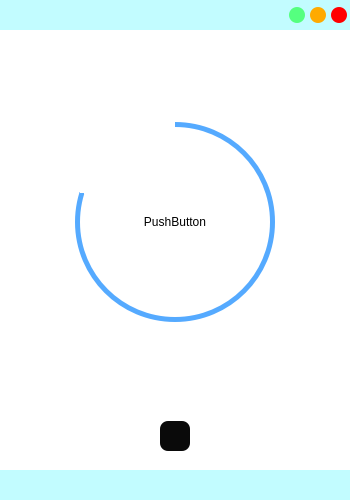
<?xml version="1.0" encoding="UTF-8"?>
<ui version="4.0">
 <class>Timer</class>
 <widget class="QWidget" name="Timer">
  <property name="geometry">
   <rect>
    <x>0</x>
    <y>0</y>
    <width>350</width>
    <height>500</height>
   </rect>
  </property>
  <property name="sizePolicy">
   <sizepolicy hsizetype="Fixed" vsizetype="Fixed">
    <horstretch>0</horstretch>
    <verstretch>0</verstretch>
   </sizepolicy>
  </property>
  <property name="minimumSize">
   <size>
    <width>350</width>
    <height>500</height>
   </size>
  </property>
  <property name="maximumSize">
   <size>
    <width>350</width>
    <height>500</height>
   </size>
  </property>
  <property name="windowTitle">
   <string>Form</string>
  </property>
  <layout class="QVBoxLayout" name="verticalLayout">
   <property name="spacing">
    <number>0</number>
   </property>
   <property name="leftMargin">
    <number>0</number>
   </property>
   <property name="topMargin">
    <number>0</number>
   </property>
   <property name="rightMargin">
    <number>0</number>
   </property>
   <property name="bottomMargin">
    <number>0</number>
   </property>
   <item>
    <widget class="QFrame" name="frame">
     <property name="maximumSize">
      <size>
       <width>16777215</width>
       <height>30</height>
      </size>
     </property>
     <property name="styleSheet">
      <string notr="true">background-color: rgb(194, 252, 255);</string>
     </property>
     <property name="frameShape">
      <enum>QFrame::NoFrame</enum>
     </property>
     <property name="frameShadow">
      <enum>QFrame::Plain</enum>
     </property>
     <layout class="QHBoxLayout" name="horizontalLayout_2">
      <property name="spacing">
       <number>0</number>
      </property>
      <property name="leftMargin">
       <number>0</number>
      </property>
      <property name="topMargin">
       <number>0</number>
      </property>
      <property name="rightMargin">
       <number>0</number>
      </property>
      <property name="bottomMargin">
       <number>0</number>
      </property>
      <item>
       <widget class="QFrame" name="frame_4">
        <property name="frameShape">
         <enum>QFrame::NoFrame</enum>
        </property>
        <property name="frameShadow">
         <enum>QFrame::Plain</enum>
        </property>
        <layout class="QHBoxLayout" name="horizontalLayout">
         <property name="spacing">
          <number>5</number>
         </property>
         <property name="leftMargin">
          <number>0</number>
         </property>
         <property name="topMargin">
          <number>0</number>
         </property>
         <property name="rightMargin">
          <number>3</number>
         </property>
         <property name="bottomMargin">
          <number>0</number>
         </property>
         <item>
          <spacer name="horizontalSpacer">
           <property name="orientation">
            <enum>Qt::Horizontal</enum>
           </property>
           <property name="sizeHint" stdset="0">
            <size>
             <width>160</width>
             <height>20</height>
            </size>
           </property>
          </spacer>
         </item>
         <item>
          <widget class="QPushButton" name="Btn_minimaize">
           <property name="sizePolicy">
            <sizepolicy hsizetype="Expanding" vsizetype="Expanding">
             <horstretch>0</horstretch>
             <verstretch>0</verstretch>
            </sizepolicy>
           </property>
           <property name="maximumSize">
            <size>
             <width>16</width>
             <height>16</height>
            </size>
           </property>
           <property name="styleSheet">
            <string notr="true">QPushButton{
	border: none;
	border-radius: 8px;
	background-color:rgb(85,255,127);
}
QPushButton:hover{
	background-color:rgba(85,255,127,150);
}</string>
           </property>
           <property name="text">
            <string/>
           </property>
          </widget>
         </item>
         <item>
          <widget class="QPushButton" name="Btn_maximaize">
           <property name="sizePolicy">
            <sizepolicy hsizetype="Expanding" vsizetype="Expanding">
             <horstretch>0</horstretch>
             <verstretch>0</verstretch>
            </sizepolicy>
           </property>
           <property name="maximumSize">
            <size>
             <width>16</width>
             <height>16</height>
            </size>
           </property>
           <property name="styleSheet">
            <string notr="true">QPushButton{
	border: none;
	border-radius: 8px;
	background-color:rgb(255,170,0);
}
QPushButton:hover
{
	background-color:rgba(255,170,0,150);
}</string>
           </property>
           <property name="text">
            <string/>
           </property>
          </widget>
         </item>
         <item>
          <widget class="QPushButton" name="Btn_close">
           <property name="sizePolicy">
            <sizepolicy hsizetype="Expanding" vsizetype="Expanding">
             <horstretch>0</horstretch>
             <verstretch>0</verstretch>
            </sizepolicy>
           </property>
           <property name="maximumSize">
            <size>
             <width>16</width>
             <height>16</height>
            </size>
           </property>
           <property name="styleSheet">
            <string notr="true">QPushButton{
	border: none;
	border-radius: 8px;
	background-color:rgb(255,0,0);
}
QPushButton:hover
{
	background-color:rgba(255,0,0,150);
}</string>
           </property>
           <property name="text">
            <string/>
           </property>
          </widget>
         </item>
        </layout>
       </widget>
      </item>
     </layout>
    </widget>
   </item>
   <item>
    <widget class="QFrame" name="frame_2">
     <property name="styleSheet">
      <string notr="true">background-color: rgb(255, 255, 255);</string>
     </property>
     <property name="frameShape">
      <enum>QFrame::NoFrame</enum>
     </property>
     <property name="frameShadow">
      <enum>QFrame::Plain</enum>
     </property>
     <layout class="QVBoxLayout" name="verticalLayout_2">
      <item>
       <widget class="QFrame" name="frame_5">
        <property name="frameShape">
         <enum>QFrame::NoFrame</enum>
        </property>
        <property name="frameShadow">
         <enum>QFrame::Plain</enum>
        </property>
        <layout class="QHBoxLayout" name="horizontalLayout_4">
         <item>
          <spacer name="horizontalSpacer_4">
           <property name="orientation">
            <enum>Qt::Horizontal</enum>
           </property>
           <property name="sizeHint" stdset="0">
            <size>
             <width>43</width>
             <height>20</height>
            </size>
           </property>
          </spacer>
         </item>
         <item>
          <widget class="QWidget" name="CircularProgress" native="true">
           <property name="sizePolicy">
            <sizepolicy hsizetype="Fixed" vsizetype="Fixed">
             <horstretch>0</horstretch>
             <verstretch>0</verstretch>
            </sizepolicy>
           </property>
           <property name="minimumSize">
            <size>
             <width>200</width>
             <height>200</height>
            </size>
           </property>
           <property name="styleSheet">
            <string notr="true">QWidget{
   border-radius: 100px;
   background-color: qconicalgradient(cx:0.5, cy:0.5, angle:90, stop:0.200 rgba(255, 255, 255, 0), stop:0.201 rgba(85, 170, 255, 255));
}</string>
           </property>
           <widget class="QPushButton" name="pushButton_2">
            <property name="geometry">
             <rect>
              <x>5</x>
              <y>5</y>
              <width>190</width>
              <height>190</height>
             </rect>
            </property>
            <property name="sizePolicy">
             <sizepolicy hsizetype="Fixed" vsizetype="Fixed">
              <horstretch>0</horstretch>
              <verstretch>0</verstretch>
             </sizepolicy>
            </property>
            <property name="minimumSize">
             <size>
              <width>190</width>
              <height>190</height>
             </size>
            </property>
            <property name="styleSheet">
             <string notr="true">QPushButton{
	border:none;
	border-radius:95px;
	background-color: rgb(255, 255, 255);
}</string>
            </property>
            <property name="text">
             <string>PushButton</string>
            </property>
           </widget>
          </widget>
         </item>
         <item>
          <spacer name="horizontalSpacer_5">
           <property name="orientation">
            <enum>Qt::Horizontal</enum>
           </property>
           <property name="sizeHint" stdset="0">
            <size>
             <width>41</width>
             <height>20</height>
            </size>
           </property>
          </spacer>
         </item>
        </layout>
       </widget>
      </item>
      <item>
       <widget class="QFrame" name="frame_6">
        <property name="maximumSize">
         <size>
          <width>16777215</width>
          <height>50</height>
         </size>
        </property>
        <property name="frameShape">
         <enum>QFrame::NoFrame</enum>
        </property>
        <property name="frameShadow">
         <enum>QFrame::Plain</enum>
        </property>
        <layout class="QHBoxLayout" name="horizontalLayout_3">
         <item>
          <spacer name="horizontalSpacer_2">
           <property name="orientation">
            <enum>Qt::Horizontal</enum>
           </property>
           <property name="sizeHint" stdset="0">
            <size>
             <width>131</width>
             <height>20</height>
            </size>
           </property>
          </spacer>
         </item>
         <item>
          <widget class="QPushButton" name="pushButton">
           <property name="sizePolicy">
            <sizepolicy hsizetype="Fixed" vsizetype="Fixed">
             <horstretch>0</horstretch>
             <verstretch>0</verstretch>
            </sizepolicy>
           </property>
           <property name="maximumSize">
            <size>
             <width>30</width>
             <height>30</height>
            </size>
           </property>
           <property name="styleSheet">
            <string notr="true">QPushButton{
	Border:none;
	border-radius:8px;
	background-color: rgb(10, 10, 10);
}
QPushButton:Hover{
	background-color: rgba(10, 10, 10, 150);
}</string>
           </property>
           <property name="text">
            <string/>
           </property>
           <property name="icon">
            <iconset resource="files.qrc">
             <normaloff>:/16x16/icons/16x16/cil-caret-right.png</normaloff>:/16x16/icons/16x16/cil-caret-right.png</iconset>
           </property>
          </widget>
         </item>
         <item>
          <spacer name="horizontalSpacer_3">
           <property name="orientation">
            <enum>Qt::Horizontal</enum>
           </property>
           <property name="sizeHint" stdset="0">
            <size>
             <width>131</width>
             <height>20</height>
            </size>
           </property>
          </spacer>
         </item>
        </layout>
       </widget>
      </item>
     </layout>
    </widget>
   </item>
   <item>
    <widget class="QFrame" name="frame_3">
     <property name="maximumSize">
      <size>
       <width>16777215</width>
       <height>30</height>
      </size>
     </property>
     <property name="styleSheet">
      <string notr="true">QFrame{
	
	background-color: rgb(194, 252, 255);
}</string>
     </property>
     <property name="frameShape">
      <enum>QFrame::NoFrame</enum>
     </property>
     <property name="frameShadow">
      <enum>QFrame::Plain</enum>
     </property>
    </widget>
   </item>
  </layout>
 </widget>
 <resources>
  <include location="files.qrc"/>
 </resources>
 <connections/>
</ui>
